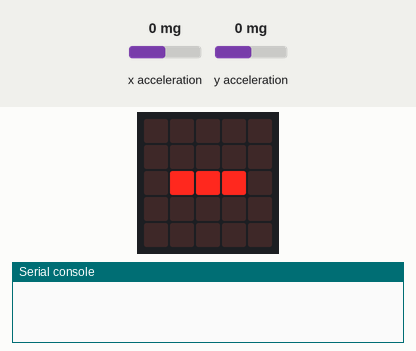
A program run on a simulated BBC micro:bit running MicroPython. On the bench: the board's 5×5 LED display, the last lines printed to the serial console. The test bench sets the inputs (shaded band); at power-on: x acceleration 0 mg, y acceleration 0 mg. No radio messages arrive unless stated (any console line starting 'radio sent:' is added by the test bench).

Above: at 1.2 s.
1.3 s: x acceleration set to -529 mg
2.8 s: x acceleration set to -577 mg
At 3.7 s:
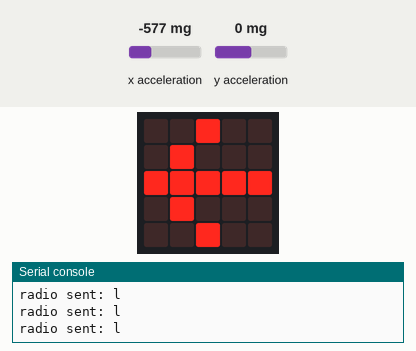
4.3 s: y acceleration set to -517 mg
5.8 s: y acceleration set to -581 mg
At 6.2 s:
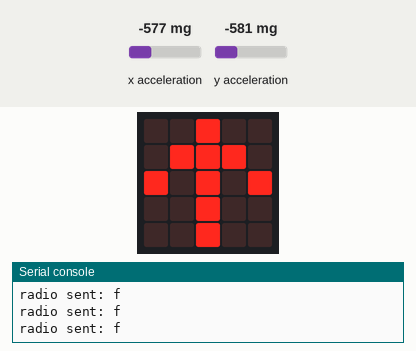
7.3 s: y acceleration set to 750 mg
At 8.1 s:
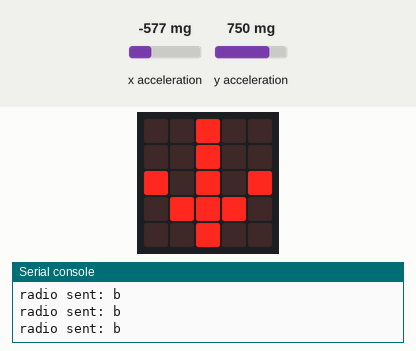
8.8 s: y acceleration set to 597 mg
10.3 s: y acceleration set to 505 mg
At 11.8 s:
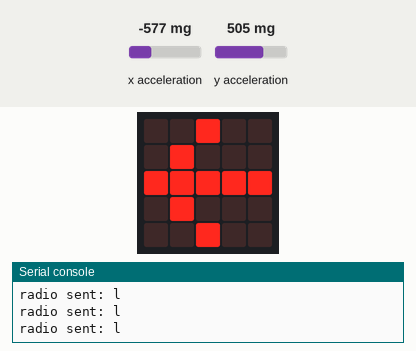
Timing chart, 0 to 12.9 s (numbered marks = the images above; inputs shaded):
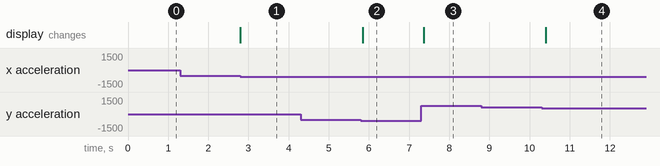

The program:

controller.py
```python
from microbit import display, Image, accelerometer, sleep
import radio
radio.on()
radio.config(channel=7)

while True:
    readingy = accelerometer.get_y()
    readingx = accelerometer.get_x()

    if readingy > 550:
        display.show(Image.ARROW_S)
        radio.send('b')
        sleep(100)

    elif readingy < -550:
        display.show(Image.ARROW_N)
        radio.send('f')
        sleep(100)

    elif readingx < -550:
        display.show(Image.ARROW_W)
        radio.send('l')
        sleep(100)

    elif readingx > 550:
        display.show(Image.ARROW_E)
        radio.send('r')
        sleep(100)

    else:
        display.show("-")
```

Measured:
- the behaviour switches between -550 and -551 mg on x acceleration (found by bisection; images 0 and 1)
- the behaviour switches between -550 and -551 mg on y acceleration (found by bisection; images 1 and 2)
- the behaviour switches between 551 and 550 mg on y acceleration (found by bisection; images 3 and 4)
- after the input at 1.3 s, every drawn part: stays the same
- after the input at 2.8 s, the display: changes at once (image 1)
- after the input at 5.8 s, the display: changes at once (image 2)
- after the input at 7.3 s, the display: changes after 0.06 s (image 3)
- after the input at 10.3 s, the display: changes after 0.10 s (image 4)
